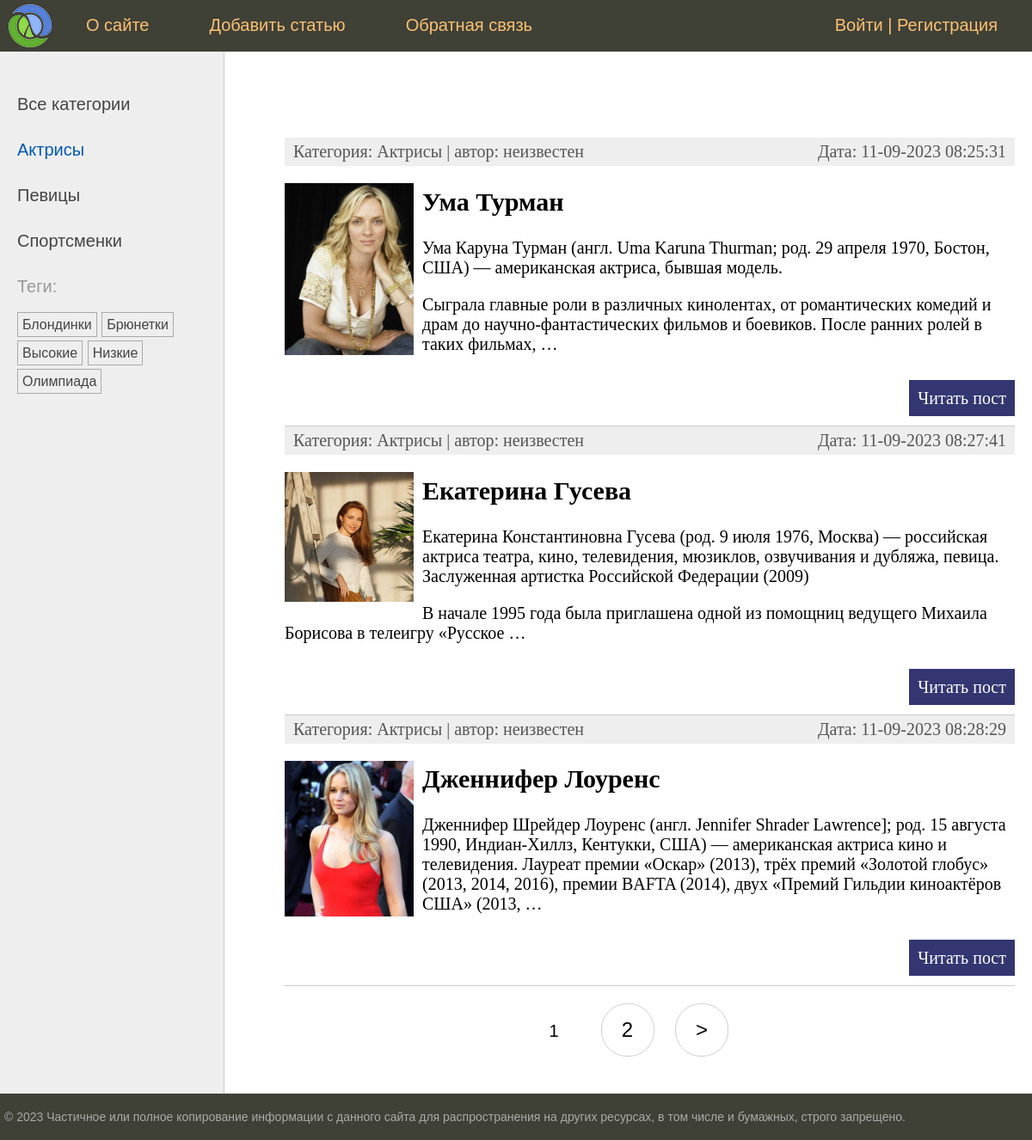
Screenshot of /category/aktrisy/ with the database file from the repository.
### women/models.py (models this page shows, shortened)
class Category(models.Model):
    name = models.CharField(max_length=100, db_index=True, verbose_name="Категория")
    slug = models.SlugField(max_length=255, unique=True, db_index=True)
    class Meta:
        verbose_name = "Категория"
        verbose_name_plural = "Категории"
    def get_absolute_url(self):
        return reverse("category", kwargs={"cat_slug": self.slug})

class TagPost(models.Model):
    tag = models.CharField(max_length=100, db_index=True)
    slug = models.SlugField(max_length=255, unique=True, db_index=True)
    def get_absolute_url(self):
        return reverse("tag", kwargs={"tag_slug": self.slug})

class Women(models.Model):
    class Status(models.IntegerChoices):
        DRAFT = 0, "Черновик"
        PUBLISHED = 1, "Опубликовано"
    title = models.CharField(max_length=50, verbose_name="Заголовок")
    slug = models.SlugField(
        max_length=255,
        unique=True,
        db_index=True,
        validators=[
            MinLengthValidator(5, message="Минимум 5 символов"),
            MaxLengthValidator(100, message="Максимум 5 символов"),
        ],
    )
    photo = models.ImageField(
        upload_to="photos/%Y/%m/%d/",
        default=None,
        blank=True,
        null=True,
        verbose_name="Фото",
    )
    content = models.TextField(blank=True, verbose_name="Текст статьи")
    time_create = models.DateTimeField(auto_now_add=True, verbose_name="Время создания")
    time_update = models.DateTimeField(auto_now=True, verbose_name="Время изменения")
    is_published = models.BooleanField(
        choices=tuple(map(lambda x: (bool(x[0]), x[1]), Status.choices)),
        default=Status.DRAFT,
        verbose_name="Статус",
    )
    cat = models.ForeignKey(
        "Category",
        on_delete=models.PROTECT,
        related_name="posts",
        verbose_name="Категории",
    )
    tags = models.ManyToManyField(
        "TagPost", blank="True", related_name="tags", verbose_name="Тэги"
    )
    husband = models.OneToOneField(
        "Husband",
        related_name="woman",
        on_delete=models.SET_NULL,
        null=True,
        blank=True,
        verbose_name="Муж",
    )
    author = models.ForeignKey(
        get_user_model(),
        on_delete=models.SET_NULL,
        related_name="posts",
        null=True,
        default=None,
    )
    objects = models.Manager()
    published = PublishedManager()
    class Meta:
        verbose_name = "Известные женщины"
        verbose_name_plural = "Известные женщины"
        ordering = ["-time_create"]
        indexes = [models.Index(fields=["-time_create"])]
    def get_absolute_url(self):
        return reverse("post", kwargs={"post_slug": self.slug})

### women/views.py (the view)
class WomenCategory(DataMixin, ListView):
    template_name = "women/index.html"
    context_object_name = "posts"
    allow_empty = False
    def get_context_data(self, *, object_list=None, **kwargs):
        context = super().get_context_data(**kwargs)
        cat = context["posts"][0].cat
        return self.get_mixin_context(
            context,
            title="Категория - " + cat.name,
            cat_selected=cat.pk,
        )
    def get_queryset(self):
        return Women.published.filter(cat__slug=self.kwargs["cat_slug"]).select_related(
            "cat"
        )

### users/context_processors.py (called while the page is built)
def get_women_context(request):
    return {"mainmenu": menu}

### women/models.py (called while the page is built)
    def get_queryset(self):
        return super().get_queryset().filter(is_published=Women.Status.PUBLISHED)

### women/templatetags/women_tags.py (called while the page is built)
@register.inclusion_tag("women/list_categories.html")
def show_categories(cat_selected=0):
    cats = Category.objects.annotate(total=Count("posts")).filter(total__gt=0)
    return {"cats": cats, "cat_selected": cat_selected}

@register.inclusion_tag("women/list_tags.html")
def show_all_tags():
    return {"tags": TagPost.objects.annotate(total=Count("tags")).filter(total__gt=0)}

### women/utils.py (called while the page is built)
    def get_mixin_context(self, context, **kwargs):
        if self.title_page:
            context['title'] = self.title_page
        context["menu"] = menu
        context["cat_selected"] = None
        context.update(kwargs)
        return context

### women/templates/women/index.html (shortened to what this page needs)
{% extends 'base.html' %}
{% block content %}
<ul class="list-articles">
	{% for p in posts %}
			<li>
                <div class="article-panel">
                    <p class="first">Категория: {{p.cat.name}} | автор: {{ p.author.username|default:"неизвестен" }}</p>
                    <p class="last">Дата: {{p.time_update|date:"d-m-Y H:i:s"}}</p>
                </div>
                {% if p.photo %}
                    <p ><img class="img-article-left thumb" src="{{p.photo.url}}"></p>
                {% endif %}
                <h2>{{p.title}}</h2>
                {% autoescape off %}
	            {{p.content|linebreaks|truncatewords:40}}
                {% endautoescape %}
			<p class="link-read-post"><a href="{{ p.get_absolute_url }}">Читать пост</a></p>
			</li>
	{% endfor %}
</ul>
{% endblock %}
{% block navigation %}
{% if page_obj.has_other_pages %}
<nav class="list-pages">
    <ul>
        {% for p in paginator.page_range %}
        {% if page_obj.number == p %}
        <li class="page-num page-num-selected">{{ p }}</li>
        {% elif p >= page_obj.number|add:-2 and p <= page_obj.number|add:2  %}
        <li class="page-num">
            <a href="?page={{ p }}">{{ p }}</a>
        </li>
        {% endif %}
        {% endfor %}
        {% if page_obj.has_next %}
        <li class="page-num"><a href="?page={{ page_obj.next_page_number }}">&gt;</a></li>
        {% endif %}
    </ul>
</nav>
{% endif %}
{% endblock %}

### women/templates/women/list_categories.html
{% for cat in cats %}
{% if cat.id == cat_selected %}
<li class="selected">{{ cat.name }}</li>
{% else %}
<li>
<a href="{{ cat.get_absolute_url }}">{{ cat.name }}</a>
</li>
{% endif %}
{% endfor %}

### women/templates/women/list_tags.html
{% if tags %}
    <p>Теги:</p>
    <ul class="tags-list">
        {% for t in tags %}
        <li><a href="{{ t.get_absolute_url }}">{{ t.tag }}</a></li>
        {% endfor %}
    </ul>
{% endif %}

### women/static/women/css/styles.css (style rules this page uses)
html, body { font-family: "Arial"; margin: 0; padding: 0; height: 100%; width: 100%; color: #444; }
a { color: #0059b2; text-decoration: none; }
img { max-width: 600px; height: auto; }
img.img-article-left { max-width: 300px; height: auto; float: left; padding: 0 10px 10px 0; }
img.img-article-left.thumb { max-width: 150px; height: auto; }
p.link-read-post { text-align: right; }
p.link-read-post a { padding: 10px; min-width: 100px; background: #333671; color: #fff; text-decoration: none; }
div.article-panel { background: #eee; padding: 5px 10px 5px 10px; box-sizing: border-box; overflow: hidden; color: #555; }
div.article-panel p.first { margin: 0; float: left; }
div.article-panel p.last { margin: 0; float: right; }
ul.list-articles { list-style: none; margin: 0; padding: 0; }
ul.list-articles li { border-bottom: 1px solid #ccc; }
.left-chapters ul { width: 230px; margin: 0; padding: 20px 10px 10px 20px; list-style: none; font-size: 20px; }
.left-chapters ul li { margin: 30px 0 0 0; color: #999; }
.left-chapters ul li.selected { color: #0059b2; }
.left-chapters ul li a { color: #444; text-decoration: none; }
ul.tags-list { width: 100%; margin: 0; padding: 0; list-style: none; }
ul.tags-list li { margin: 0; padding: 0 0 10px; display: inline-block; }
ul.tags-list li a { padding: 5px; font-size: 16px; border: 1px solid #aaa; }
.list-pages { text-align: center; margin: 0 0 20px 0; }
.list-pages ul { margin: 20px 0 0 0; padding: 0; list-style: none; }
.list-pages ul li { display: inline-block; margin: 0 20px 0 0; }
.list-pages a { color: #000; font-size: 24px; text-decoration: none; }
.list-pages .page-num, .page-num-selected { display: inline-block; width: 60px; height: 44px; padding: 16px 0 0 0; border: 1px solid #d0d0d0; border-radius: 30px; }
.list-pages .page-num-selected { border: none; color: #000; font-size: 20px; }

### rows the page displays
Category: name "Актрисы"
Category: name "Певицы"
Category: name "Спортсменки"
TagPost: tag "Блондинки"
TagPost: tag "Брюнетки"
TagPost: tag "Высокие"
TagPost: tag "Низкие"
TagPost: tag "Олимпиада"
Women: cat.name "Актрисы", author.username "неизвестен", time_update "11-09-2023 08:25:31", photo (picture), title "Ума Турман", content "Ума Каруна Турман (англ. Uma Karuna Thurman; род. 29 апреля 1970, Бостон, США) — американская актриса, бывшая модель. Сыграла главные роли в различных кинолентах, от романтических комедий и драм до научно-фантастических фильмов и боевиков. После ранних ролей в таких фильмах, …"
Women: cat.name "Актрисы", author.username "неизвестен", time_update "11-09-2023 08:27:41", photo (picture), title "Екатерина Гусева", content "Екатерина Константиновна Гусева (род. 9 июля 1976, Москва) — российская актриса театра, кино, телевидения, мюзиклов, озвучивания и дубляжа, певица. Заслуженная артистка Российской Федерации (2009) В начале 1995 года была приглашена одной из помощниц ведущего Михаила Борисова в телеигру «Русское …"
Women: cat.name "Актрисы", author.username "неизвестен", time_update "11-09-2023 08:28:29", photo (picture), title "Дженнифер Лоуренс", content "Дженнифер Шрейдер Лоуренс (англ. Jennifer Shrader Lawrence]; род. 15 августа 1990, Индиан-Хиллз, Кентукки, США) — американская актриса кино и телевидения. Лауреат премии «Оскар» (2013), трёх премий «Золотой глобус» (2013, 2014, 2016), премии BAFTA (2014), двух «Премий Гильдии киноактёров США» (2013, …"

### other values shown
{{ m.title }} "О сайте" "Добавить статью" "Обратная связь"
{{ p }} "1"
{{ p }} "2"
